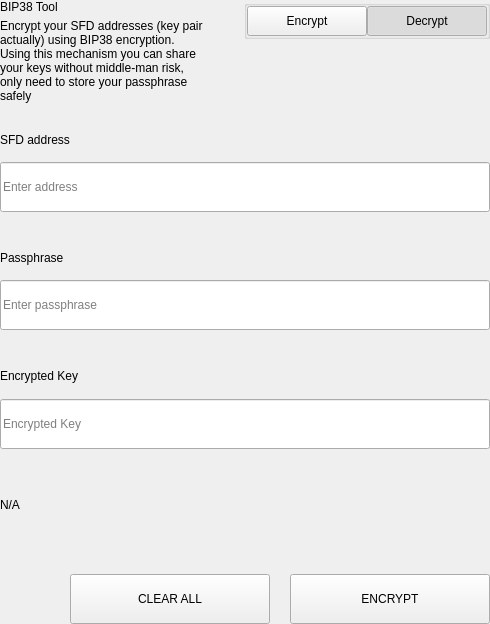
<?xml version="1.0" encoding="UTF-8"?>
<ui version="4.0">
 <class>SettingsBitToolWidget</class>
 <widget class="QWidget" name="SettingsBitToolWidget">
  <property name="geometry">
   <rect>
    <x>0</x>
    <y>0</y>
    <width>490</width>
    <height>624</height>
   </rect>
  </property>
  <property name="windowTitle">
   <string>Form</string>
  </property>
  <layout class="QVBoxLayout" name="verticalLayout">
   <property name="spacing">
    <number>0</number>
   </property>
   <property name="leftMargin">
    <number>0</number>
   </property>
   <property name="topMargin">
    <number>0</number>
   </property>
   <property name="rightMargin">
    <number>0</number>
   </property>
   <property name="bottomMargin">
    <number>0</number>
   </property>
   <item>
    <widget class="QWidget" name="left" native="true">
     <layout class="QVBoxLayout" name="verticalLayout_3">
      <property name="leftMargin">
       <number>0</number>
      </property>
      <property name="topMargin">
       <number>0</number>
      </property>
      <property name="rightMargin">
       <number>0</number>
      </property>
      <property name="bottomMargin">
       <number>0</number>
      </property>
      <item>
       <layout class="QVBoxLayout" name="verticalLayout_2">
        <property name="spacing">
         <number>0</number>
        </property>
        <item>
         <layout class="QHBoxLayout" name="horizontalLayout_3" stretch="3,1">
          <property name="spacing">
           <number>40</number>
          </property>
          <item>
           <layout class="QVBoxLayout" name="verticalLayoutTitle">
            <property name="spacing">
             <number>5</number>
            </property>
            <item>
             <widget class="QLabel" name="labelTitle">
              <property name="text">
               <string>BIP38 Tool</string>
              </property>
             </widget>
            </item>
            <item>
             <widget class="QLabel" name="labelSubtitle1">
              <property name="text">
               <string>Encrypt your SFD addresses (key pair actually) using BIP38 encryption.
Using this mechanism you can share your keys without middle-man risk, only need to store your passphrase safely</string>
              </property>
              <property name="wordWrap">
               <bool>true</bool>
              </property>
             </widget>
            </item>
           </layout>
          </item>
          <item alignment="Qt::AlignTop">
           <widget class="QGroupBox" name="groupBox">
            <property name="title">
             <string/>
            </property>
            <property name="alignment">
             <set>Qt::AlignLeading|Qt::AlignLeft|Qt::AlignTop</set>
            </property>
            <layout class="QHBoxLayout" name="horizontalLayout_4">
             <property name="spacing">
              <number>0</number>
             </property>
             <property name="leftMargin">
              <number>0</number>
             </property>
             <property name="topMargin">
              <number>0</number>
             </property>
             <property name="rightMargin">
              <number>0</number>
             </property>
             <property name="bottomMargin">
              <number>0</number>
             </property>
             <item>
              <spacer name="horizontalSpacer">
               <property name="orientation">
                <enum>Qt::Horizontal</enum>
               </property>
               <property name="sizeHint" stdset="0">
                <size>
                 <width>40</width>
                 <height>20</height>
                </size>
               </property>
              </spacer>
             </item>
             <item>
              <widget class="QPushButton" name="pushLeft">
               <property name="minimumSize">
                <size>
                 <width>120</width>
                 <height>30</height>
                </size>
               </property>
               <property name="maximumSize">
                <size>
                 <width>120</width>
                 <height>30</height>
                </size>
               </property>
               <property name="focusPolicy">
                <enum>Qt::NoFocus</enum>
               </property>
               <property name="text">
                <string>Encrypt</string>
               </property>
               <property name="checkable">
                <bool>true</bool>
               </property>
               <property name="autoExclusive">
                <bool>true</bool>
               </property>
              </widget>
             </item>
             <item>
              <widget class="QPushButton" name="pushRight">
               <property name="minimumSize">
                <size>
                 <width>120</width>
                 <height>30</height>
                </size>
               </property>
               <property name="maximumSize">
                <size>
                 <width>120</width>
                 <height>30</height>
                </size>
               </property>
               <property name="focusPolicy">
                <enum>Qt::NoFocus</enum>
               </property>
               <property name="text">
                <string>Decrypt</string>
               </property>
               <property name="checkable">
                <bool>true</bool>
               </property>
               <property name="checked">
                <bool>true</bool>
               </property>
               <property name="autoExclusive">
                <bool>true</bool>
               </property>
              </widget>
             </item>
            </layout>
           </widget>
          </item>
         </layout>
        </item>
        <item>
         <widget class="QStackedWidget" name="stackedWidget">
          <property name="currentIndex">
           <number>1</number>
          </property>
          <widget class="QWidget" name="pageDecrypt">
           <layout class="QVBoxLayout" name="verticalLayout_5">
            <property name="spacing">
             <number>0</number>
            </property>
            <property name="leftMargin">
             <number>0</number>
            </property>
            <property name="topMargin">
             <number>0</number>
            </property>
            <property name="rightMargin">
             <number>0</number>
            </property>
            <property name="bottomMargin">
             <number>0</number>
            </property>
            <item>
             <widget class="QWidget" name="widget" native="true">
              <property name="minimumSize">
               <size>
                <width>0</width>
                <height>100</height>
               </size>
              </property>
              <layout class="QVBoxLayout" name="verticalLayout_4">
               <property name="spacing">
                <number>0</number>
               </property>
               <property name="leftMargin">
                <number>0</number>
               </property>
               <property name="topMargin">
                <number>0</number>
               </property>
               <property name="rightMargin">
                <number>0</number>
               </property>
               <property name="bottomMargin">
                <number>0</number>
               </property>
               <item>
                <spacer name="verticalSpacer_2">
                 <property name="orientation">
                  <enum>Qt::Vertical</enum>
                 </property>
                 <property name="sizeType">
                  <enum>QSizePolicy::Fixed</enum>
                 </property>
                 <property name="sizeHint" stdset="0">
                  <size>
                   <width>20</width>
                   <height>20</height>
                  </size>
                 </property>
                </spacer>
               </item>
               <item>
                <layout class="QHBoxLayout" name="horizontalLayout_6" stretch="2">
                 <property name="spacing">
                  <number>0</number>
                 </property>
                 <item>
                  <layout class="QVBoxLayout" name="verticalLayout_7">
                   <property name="spacing">
                    <number>9</number>
                   </property>
                   <item>
                    <widget class="QLabel" name="labelSubtitleKey">
                     <property name="minimumSize">
                      <size>
                       <width>0</width>
                       <height>20</height>
                      </size>
                     </property>
                     <property name="maximumSize">
                      <size>
                       <width>16777215</width>
                       <height>20</height>
                      </size>
                     </property>
                     <property name="text">
                      <string>Encrypted key</string>
                     </property>
                    </widget>
                   </item>
                   <item>
                    <widget class="QLineEdit" name="lineEditKey">
                     <property name="minimumSize">
                      <size>
                       <width>0</width>
                       <height>50</height>
                      </size>
                     </property>
                     <property name="maximumSize">
                      <size>
                       <width>16777215</width>
                       <height>50</height>
                      </size>
                     </property>
                     <property name="placeholderText">
                      <string>Enter a encrypted key</string>
                     </property>
                    </widget>
                   </item>
                  </layout>
                 </item>
                </layout>
               </item>
               <item>
                <spacer name="verticalSpacer_3">
                 <property name="orientation">
                  <enum>Qt::Vertical</enum>
                 </property>
                 <property name="sizeType">
                  <enum>QSizePolicy::Fixed</enum>
                 </property>
                 <property name="sizeHint" stdset="0">
                  <size>
                   <width>20</width>
                   <height>20</height>
                  </size>
                 </property>
                </spacer>
               </item>
               <item>
                <layout class="QVBoxLayout" name="verticalLayout_9">
                 <property name="spacing">
                  <number>9</number>
                 </property>
                 <item>
                  <widget class="QLabel" name="labelSubtitlePassphrase">
                   <property name="maximumSize">
                    <size>
                     <width>16777215</width>
                     <height>20</height>
                    </size>
                   </property>
                   <property name="text">
                    <string>Passphrase</string>
                   </property>
                  </widget>
                 </item>
                 <item>
                  <widget class="QLineEdit" name="lineEditPassphrase">
                   <property name="minimumSize">
                    <size>
                     <width>0</width>
                     <height>50</height>
                    </size>
                   </property>
                   <property name="maximumSize">
                    <size>
                     <width>16777215</width>
                     <height>50</height>
                    </size>
                   </property>
                   <property name="placeholderText">
                    <string>Enter a passphrase</string>
                   </property>
                  </widget>
                 </item>
                </layout>
               </item>
               <item>
                <spacer name="verticalSpacer_4">
                 <property name="orientation">
                  <enum>Qt::Vertical</enum>
                 </property>
                 <property name="sizeType">
                  <enum>QSizePolicy::Fixed</enum>
                 </property>
                 <property name="sizeHint" stdset="0">
                  <size>
                   <width>20</width>
                   <height>20</height>
                  </size>
                 </property>
                </spacer>
               </item>
               <item>
                <widget class="QWidget" name="widget_3" native="true">
                 <property name="sizePolicy">
                  <sizepolicy hsizetype="Preferred" vsizetype="Fixed">
                   <horstretch>0</horstretch>
                   <verstretch>0</verstretch>
                  </sizepolicy>
                 </property>
                 <layout class="QVBoxLayout" name="verticalLayout_10">
                  <property name="spacing">
                   <number>9</number>
                  </property>
                  <property name="leftMargin">
                   <number>0</number>
                  </property>
                  <property name="topMargin">
                   <number>0</number>
                  </property>
                  <property name="rightMargin">
                   <number>0</number>
                  </property>
                  <property name="bottomMargin">
                   <number>0</number>
                  </property>
                  <item>
                   <widget class="QLabel" name="labelSubtitleDecryptResult">
                    <property name="minimumSize">
                     <size>
                      <width>0</width>
                      <height>20</height>
                     </size>
                    </property>
                    <property name="maximumSize">
                     <size>
                      <width>16777215</width>
                      <height>20</height>
                     </size>
                    </property>
                    <property name="text">
                     <string>Decrypted address result</string>
                    </property>
                   </widget>
                  </item>
                  <item>
                   <widget class="QWidget" name="widget_4" native="true">
                    <layout class="QHBoxLayout" name="horizontalLayout" stretch="6,0,1">
                     <property name="spacing">
                      <number>0</number>
                     </property>
                     <property name="leftMargin">
                      <number>0</number>
                     </property>
                     <property name="topMargin">
                      <number>0</number>
                     </property>
                     <property name="rightMargin">
                      <number>0</number>
                     </property>
                     <property name="bottomMargin">
                      <number>0</number>
                     </property>
                     <item alignment="Qt::AlignVCenter">
                      <widget class="QLineEdit" name="lineEditDecryptResult">
                       <property name="minimumSize">
                        <size>
                         <width>0</width>
                         <height>50</height>
                        </size>
                       </property>
                       <property name="maximumSize">
                        <size>
                         <width>16777215</width>
                         <height>50</height>
                        </size>
                       </property>
                       <property name="placeholderText">
                        <string>Decrypted Address</string>
                       </property>
                      </widget>
                     </item>
                     <item>
                      <spacer name="horizontalSpacer_4">
                       <property name="orientation">
                        <enum>Qt::Horizontal</enum>
                       </property>
                       <property name="sizeType">
                        <enum>QSizePolicy::Fixed</enum>
                       </property>
                       <property name="sizeHint" stdset="0">
                        <size>
                         <width>20</width>
                         <height>50</height>
                        </size>
                       </property>
                      </spacer>
                     </item>
                     <item>
                      <widget class="QPushButton" name="pushButtonImport">
                       <property name="minimumSize">
                        <size>
                         <width>140</width>
                         <height>40</height>
                        </size>
                       </property>
                       <property name="text">
                        <string>Import Address</string>
                       </property>
                      </widget>
                     </item>
                    </layout>
                   </widget>
                  </item>
                 </layout>
                </widget>
               </item>
               <item>
                <widget class="QLabel" name="statusLabel_DEC">
                 <property name="maximumSize">
                  <size>
                   <width>16777215</width>
                   <height>40</height>
                  </size>
                 </property>
                 <property name="text">
                  <string/>
                 </property>
                </widget>
               </item>
               <item>
                <spacer name="verticalSpacer">
                 <property name="orientation">
                  <enum>Qt::Vertical</enum>
                 </property>
                 <property name="sizeType">
                  <enum>QSizePolicy::Preferred</enum>
                 </property>
                 <property name="sizeHint" stdset="0">
                  <size>
                   <width>20</width>
                   <height>20</height>
                  </size>
                 </property>
                </spacer>
               </item>
               <item>
                <layout class="QHBoxLayout" name="horizontalLayout_7">
                 <property name="spacing">
                  <number>0</number>
                 </property>
                 <item>
                  <spacer name="horizontalSpacer_5">
                   <property name="orientation">
                    <enum>Qt::Horizontal</enum>
                   </property>
                   <property name="sizeType">
                    <enum>QSizePolicy::Expanding</enum>
                   </property>
                   <property name="sizeHint" stdset="0">
                    <size>
                     <width>40</width>
                     <height>20</height>
                    </size>
                   </property>
                  </spacer>
                 </item>
                 <item>
                  <widget class="QPushButton" name="pushButtonDecryptClear">
                   <property name="minimumSize">
                    <size>
                     <width>200</width>
                     <height>50</height>
                    </size>
                   </property>
                   <property name="maximumSize">
                    <size>
                     <width>200</width>
                     <height>50</height>
                    </size>
                   </property>
                   <property name="text">
                    <string>CLEAR</string>
                   </property>
                  </widget>
                 </item>
                 <item>
                  <spacer name="horizontalSpacer_3">
                   <property name="orientation">
                    <enum>Qt::Horizontal</enum>
                   </property>
                   <property name="sizeType">
                    <enum>QSizePolicy::Fixed</enum>
                   </property>
                   <property name="sizeHint" stdset="0">
                    <size>
                     <width>20</width>
                     <height>20</height>
                    </size>
                   </property>
                  </spacer>
                 </item>
                 <item>
                  <widget class="QPushButton" name="pushButtonDecrypt">
                   <property name="minimumSize">
                    <size>
                     <width>200</width>
                     <height>50</height>
                    </size>
                   </property>
                   <property name="maximumSize">
                    <size>
                     <width>200</width>
                     <height>50</height>
                    </size>
                   </property>
                   <property name="text">
                    <string>DECRYPT KEY</string>
                   </property>
                  </widget>
                 </item>
                </layout>
               </item>
              </layout>
             </widget>
            </item>
           </layout>
          </widget>
          <widget class="QWidget" name="pageEncrypt">
           <layout class="QVBoxLayout" name="verticalLayout_11">
            <property name="spacing">
             <number>0</number>
            </property>
            <property name="leftMargin">
             <number>0</number>
            </property>
            <property name="topMargin">
             <number>0</number>
            </property>
            <property name="rightMargin">
             <number>0</number>
            </property>
            <property name="bottomMargin">
             <number>0</number>
            </property>
            <item>
             <spacer name="verticalSpacer_8">
              <property name="orientation">
               <enum>Qt::Vertical</enum>
              </property>
              <property name="sizeType">
               <enum>QSizePolicy::Fixed</enum>
              </property>
              <property name="sizeHint" stdset="0">
               <size>
                <width>20</width>
                <height>20</height>
               </size>
              </property>
             </spacer>
            </item>
            <item>
             <widget class="QWidget" name="containerAddressEnc" native="true">
              <layout class="QVBoxLayout" name="containerAddressEncLayout">
               <property name="spacing">
                <number>5</number>
               </property>
               <property name="leftMargin">
                <number>0</number>
               </property>
               <property name="topMargin">
                <number>0</number>
               </property>
               <property name="rightMargin">
                <number>0</number>
               </property>
               <property name="bottomMargin">
                <number>0</number>
               </property>
               <item>
                <widget class="QLabel" name="labelSubtitleAddress">
                 <property name="minimumSize">
                  <size>
                   <width>0</width>
                   <height>20</height>
                  </size>
                 </property>
                 <property name="maximumSize">
                  <size>
                   <width>16777215</width>
                   <height>20</height>
                  </size>
                 </property>
                 <property name="text">
                  <string>SFD address</string>
                 </property>
                </widget>
               </item>
               <item>
                <widget class="QLineEdit" name="addressIn_ENC">
                 <property name="minimumSize">
                  <size>
                   <width>0</width>
                   <height>50</height>
                  </size>
                 </property>
                 <property name="placeholderText">
                  <string>Enter address</string>
                 </property>
                </widget>
               </item>
              </layout>
             </widget>
            </item>
            <item>
             <spacer name="verticalSpacer_6">
              <property name="orientation">
               <enum>Qt::Vertical</enum>
              </property>
              <property name="sizeType">
               <enum>QSizePolicy::Fixed</enum>
              </property>
              <property name="sizeHint" stdset="0">
               <size>
                <width>20</width>
                <height>20</height>
               </size>
              </property>
             </spacer>
            </item>
            <item>
             <widget class="QWidget" name="containerAddress" native="true">
              <layout class="QHBoxLayout" name="horizontalLayout_9" stretch="2">
               <property name="spacing">
                <number>0</number>
               </property>
               <property name="leftMargin">
                <number>0</number>
               </property>
               <property name="topMargin">
                <number>0</number>
               </property>
               <property name="rightMargin">
                <number>0</number>
               </property>
               <property name="bottomMargin">
                <number>0</number>
               </property>
               <item>
                <layout class="QVBoxLayout" name="verticalLayout_8">
                 <property name="spacing">
                  <number>5</number>
                 </property>
                 <item>
                  <widget class="QLabel" name="labelSubtitleMessage">
                   <property name="minimumSize">
                    <size>
                     <width>0</width>
                     <height>20</height>
                    </size>
                   </property>
                   <property name="maximumSize">
                    <size>
                     <width>16777215</width>
                     <height>20</height>
                    </size>
                   </property>
                   <property name="text">
                    <string>Passphrase</string>
                   </property>
                  </widget>
                 </item>
                 <item>
                  <widget class="QLineEdit" name="passphraseIn_ENC">
                   <property name="minimumSize">
                    <size>
                     <width>0</width>
                     <height>50</height>
                    </size>
                   </property>
                   <property name="maximumSize">
                    <size>
                     <width>16777215</width>
                     <height>50</height>
                    </size>
                   </property>
                   <property name="placeholderText">
                    <string>Enter passphrase</string>
                   </property>
                  </widget>
                 </item>
                </layout>
               </item>
              </layout>
             </widget>
            </item>
            <item>
             <spacer name="verticalSpacer_7">
              <property name="orientation">
               <enum>Qt::Vertical</enum>
              </property>
              <property name="sizeType">
               <enum>QSizePolicy::Fixed</enum>
              </property>
              <property name="sizeHint" stdset="0">
               <size>
                <width>20</width>
                <height>20</height>
               </size>
              </property>
             </spacer>
            </item>
            <item>
             <widget class="QWidget" name="widget_2" native="true">
              <property name="minimumSize">
               <size>
                <width>0</width>
                <height>75</height>
               </size>
              </property>
              <property name="maximumSize">
               <size>
                <width>16777215</width>
                <height>16777215</height>
               </size>
              </property>
              <layout class="QVBoxLayout" name="verticalLayout_6">
               <property name="leftMargin">
                <number>0</number>
               </property>
               <property name="topMargin">
                <number>0</number>
               </property>
               <property name="rightMargin">
                <number>0</number>
               </property>
               <property name="bottomMargin">
                <number>0</number>
               </property>
               <item>
                <widget class="QLabel" name="labelSubtitleEncryptedKey">
                 <property name="minimumSize">
                  <size>
                   <width>0</width>
                   <height>20</height>
                  </size>
                 </property>
                 <property name="maximumSize">
                  <size>
                   <width>16777215</width>
                   <height>20</height>
                  </size>
                 </property>
                 <property name="text">
                  <string>Encrypted Key</string>
                 </property>
                </widget>
               </item>
               <item>
                <widget class="QLineEdit" name="encryptedKeyOut_ENC">
                 <property name="minimumSize">
                  <size>
                   <width>0</width>
                   <height>50</height>
                  </size>
                 </property>
                 <property name="placeholderText">
                  <string>Encrypted Key</string>
                 </property>
                </widget>
               </item>
              </layout>
             </widget>
            </item>
            <item>
             <widget class="QLabel" name="statusLabel_ENC">
              <property name="text">
               <string notr="true">N/A</string>
              </property>
             </widget>
            </item>
            <item>
             <spacer name="verticalSpacer_5">
              <property name="orientation">
               <enum>Qt::Vertical</enum>
              </property>
              <property name="sizeType">
               <enum>QSizePolicy::Fixed</enum>
              </property>
              <property name="sizeHint" stdset="0">
               <size>
                <width>20</width>
                <height>20</height>
               </size>
              </property>
             </spacer>
            </item>
            <item>
             <layout class="QHBoxLayout" name="horizontalLayout_8">
              <property name="spacing">
               <number>0</number>
              </property>
              <item>
               <spacer name="horizontalSpacer_6">
                <property name="orientation">
                 <enum>Qt::Horizontal</enum>
                </property>
                <property name="sizeType">
                 <enum>QSizePolicy::Expanding</enum>
                </property>
                <property name="sizeHint" stdset="0">
                 <size>
                  <width>40</width>
                  <height>20</height>
                 </size>
                </property>
               </spacer>
              </item>
              <item>
               <widget class="QPushButton" name="pushButtonClear">
                <property name="minimumSize">
                 <size>
                  <width>200</width>
                  <height>50</height>
                 </size>
                </property>
                <property name="focusPolicy">
                 <enum>Qt::NoFocus</enum>
                </property>
                <property name="text">
                 <string>CLEAR ALL</string>
                </property>
               </widget>
              </item>
              <item>
               <spacer name="horizontalSpacer_2">
                <property name="orientation">
                 <enum>Qt::Horizontal</enum>
                </property>
                <property name="sizeType">
                 <enum>QSizePolicy::Fixed</enum>
                </property>
                <property name="sizeHint" stdset="0">
                 <size>
                  <width>20</width>
                  <height>20</height>
                 </size>
                </property>
               </spacer>
              </item>
              <item>
               <widget class="QPushButton" name="pushButtonEncrypt">
                <property name="minimumSize">
                 <size>
                  <width>200</width>
                  <height>50</height>
                 </size>
                </property>
                <property name="maximumSize">
                 <size>
                  <width>200</width>
                  <height>50</height>
                 </size>
                </property>
                <property name="focusPolicy">
                 <enum>Qt::NoFocus</enum>
                </property>
                <property name="text">
                 <string>ENCRYPT</string>
                </property>
               </widget>
              </item>
             </layout>
            </item>
           </layout>
          </widget>
         </widget>
        </item>
       </layout>
      </item>
     </layout>
    </widget>
   </item>
  </layout>
 </widget>
 <resources/>
 <connections/>
</ui>
